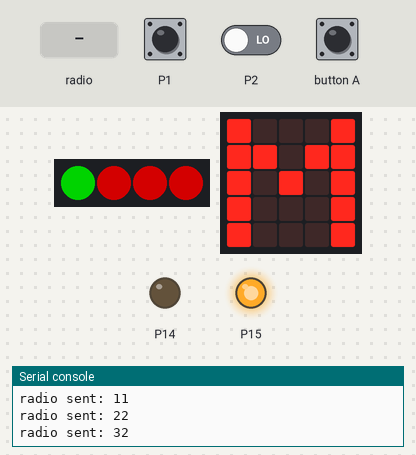
A program run on a simulated BBC micro:bit (MakeCode). Parts: 4 RGB LEDs in strip order, left to right, the board's 5×5 LED display, output pins drawn as LEDs (lit = HIGH), the last lines printed to the serial console. Dashed ring = blinking. The test bench sets the inputs (shaded band); at power-on: P1 LOW, P2 LOW. Dim RGB values are drawn brighter than linear; no radio messages arrive unless stated (any console line starting 'radio sent:' is added by the test bench).

Above: at 3.0 s.
3.1 s: button A pressed for 0.15 s
At 3.8 s:
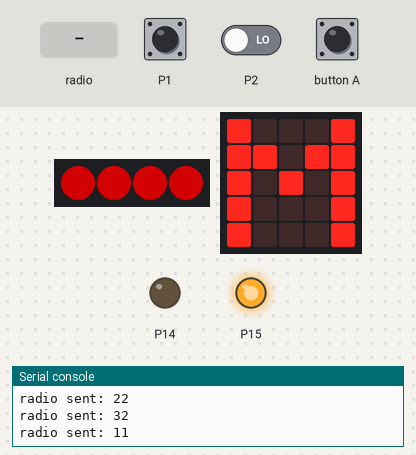
4.9 s: P1 pulled HIGH for 1 s
At 6.3 s:
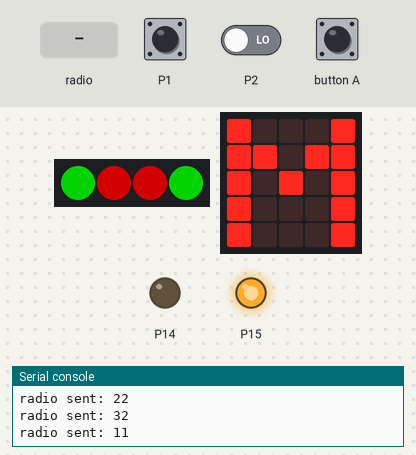
8.0 s: radio message "11" arrives
At 8.5 s:
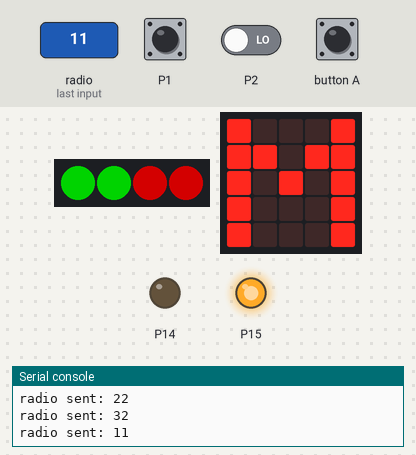
10.1 s: button A pressed for 3.2 s
At 10.34 s:
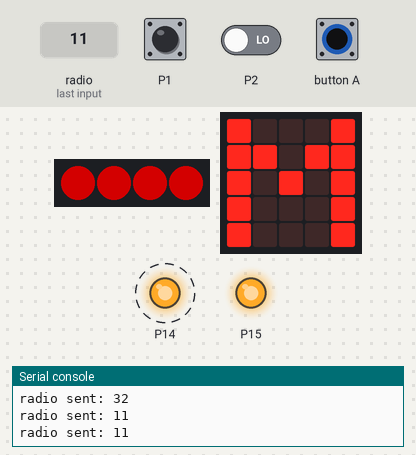
Timing chart, 0 to 15.4 s (numbered marks = the images above; inputs shaded):
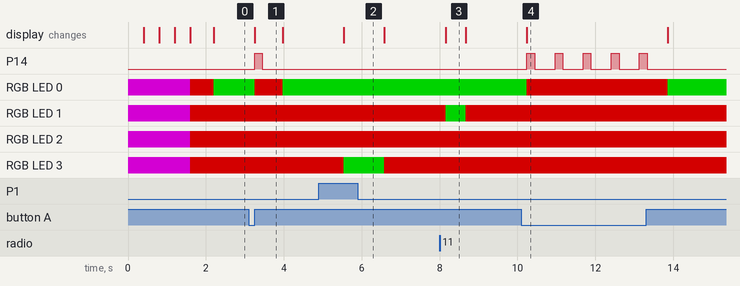

The program:

main.ts
```typescript
radio.onReceivedNumber(function (receivedNumber) {
    if (receivedNumber == 11) {
        LinkStatus = true
        sistSettAktiv = input.runningTime()
    }
    if (receivedNumber == 42) {
        Oppskytning = true
    }
})
function Rearm () {
    strip.clear()
    strip.show()
    while (pins.digitalReadPin(DigitalPin.P1) == 1) {
        basic.showLeds(`
            . . . . .
            . # # # .
            . # . # .
            . # # # .
            . . . . .
            `)
        basic.showLeds(`
            . . . . .
            . # # # .
            . # # # .
            . # # # .
            . . . . .
            `)
    }
    strip.showColor(neopixel.colors(NeoPixelColors.Purple))
    basic.showLeds(`
        . . . . .
        . . . . .
        . . . . .
        . . . . .
        . . . . .
        `)
    basic.pause(100)
    Initialize()
}
function StatusCheck () {
    SelfStatus = true
    if (IgniterCheck == 1) {
        IgniterStatus = true
        radio.sendNumber(21)
    } else {
        IgniterStatus = false
        radio.sendNumber(22)
    }
    if (pins.digitalReadPin(DigitalPin.P1) == 1) {
        ArmStatus = true
        radio.sendNumber(31)
    } else {
        ArmStatus = false
        radio.sendNumber(32)
    }
    if (SelfStatus && LinkStatus && IgniterStatus && ArmStatus) {
        Klar = true
        basic.showLeds(`
            # . . . #
            . # . # .
            . . # . .
            . # . # .
            # . . . #
            `)
    } else {
        Klar = false
        basic.showLeds(`
            # . . . #
            # # . # #
            # . # . #
            # . . . #
            # . . . #
            `)
    }
    NeoPixels()
}
function NeoPixels () {
    if (SelfStatus) {
        strip.setPixelColor(0, neopixel.colors(NeoPixelColors.Green))
    } else {
        strip.setPixelColor(0, neopixel.colors(NeoPixelColors.Red))
    }
    if (LinkStatus) {
        strip.setPixelColor(1, neopixel.colors(NeoPixelColors.Green))
    } else {
        strip.setPixelColor(1, neopixel.colors(NeoPixelColors.Red))
    }
    if (IgniterStatus) {
        strip.setPixelColor(2, neopixel.colors(NeoPixelColors.Green))
    } else {
        strip.setPixelColor(2, neopixel.colors(NeoPixelColors.Red))
    }
    if (ArmStatus) {
        strip.setPixelColor(3, neopixel.colors(NeoPixelColors.Green))
    } else {
        strip.setPixelColor(3, neopixel.colors(NeoPixelColors.Red))
    }
    strip.show()
}
function Launch () {
    if (Klar) {
        basic.showLeds(`
            . . # . .
            . # # # .
            # . # . #
            . . # . .
            . . # . .
            `)
        pins.digitalWritePin(DigitalPin.P16, 1)
        basic.pause(500)
        pins.digitalWritePin(DigitalPin.P16, 0)
        Rearm()
    }
}
function Initialize () {
    SelfStatus = false
    LinkStatus = false
    IgniterStatus = false
    IgniterCheck = 0
    ArmStatus = false
    Oppskytning = false
    Klar = false
    strip.showColor(neopixel.colors(NeoPixelColors.Purple))
    basic.showLeds(`
        . . . . .
        . . . . .
        . . # . .
        . . . . .
        . . . . .
        `)
    basic.showLeds(`
        . . . . .
        . # # # .
        . # . # .
        . # # # .
        . . . . .
        `)
    basic.showLeds(`
        # # # # #
        # . . . #
        # . . . #
        # . . . #
        # # # # #
        `)
    basic.showLeds(`
        # . . . #
        # # . # #
        # . # . #
        # . . . #
        # . . . #
        `)
    strip.showColor(neopixel.colors(NeoPixelColors.Red))
    basic.pause(200)
}
let Klar = false
let ArmStatus = false
let IgniterStatus = false
let IgniterCheck = 0
let SelfStatus = false
let Oppskytning = false
let sistSettAktiv = 0
let LinkStatus = false
let strip: neopixel.Strip = null
strip = neopixel.create(DigitalPin.P0, 4, NeoPixelMode.RGB)
radio.setGroup(1)
radio.setTransmitPower(7)
pins.digitalWritePin(DigitalPin.P15, 1)
let oppdateringsfrekvens = 200
Initialize()
basic.forever(function () {
    StatusCheck()
    if (pins.digitalReadPin(DigitalPin.P5) == 0) {
        strip.showColor(neopixel.colors(NeoPixelColors.Red))
        pins.digitalWritePin(DigitalPin.P14, 1)
        IgniterCheck = pins.digitalReadPin(DigitalPin.P2)
        basic.pause(200)
        pins.digitalWritePin(DigitalPin.P14, 0)
    }
    if (Oppskytning) {
        Launch()
    }
    basic.pause(100)
})
control.inBackground(function () {
    while (true) {
        radio.sendNumber(11)
        if (input.runningTime() - sistSettAktiv > 3 * oppdateringsfrekvens) {
            LinkStatus = false
        }
        basic.pause(oppdateringsfrekvens)
    }
})
```

test.ts
```typescript
// testene settes inn her; disse vil ikke kompilert så lenge denne pakken blir brukt som en utvidelse.
```

Measured:
- after the input at 3.1 s, P14: LOW → HIGH after 0.15 s, → LOW 0.20 s later; RGB LED 0: RGB(0, 127, 0) → RGB(127, 0, 0) after 0.15 s, → RGB(0, 127, 0) 0.72 s later
- after the input at 4.9 s, RGB LED 3: RGB(127, 0, 0) → RGB(0, 127, 0) after 0.64 s, → RGB(127, 0, 0) 1.0 s later
- after the input at 8.0 s, RGB LED 1: RGB(127, 0, 0) → RGB(0, 127, 0) after 0.15 s, → RGB(127, 0, 0) 0.52 s later
- after the input at 10.1 s, P14: alternates HIGH for 0.20 s and LOW for 0.52 s, 10 changes in all, then stays LOW, starting after 0.14 s; RGB LED 0: RGB(0, 127, 0) → RGB(127, 0, 0) after 0.14 s, → RGB(0, 127, 0) 3.6 s later
- what the display in image 3 shows lasts 0.5 s, from 8.2 s to 8.7 s
